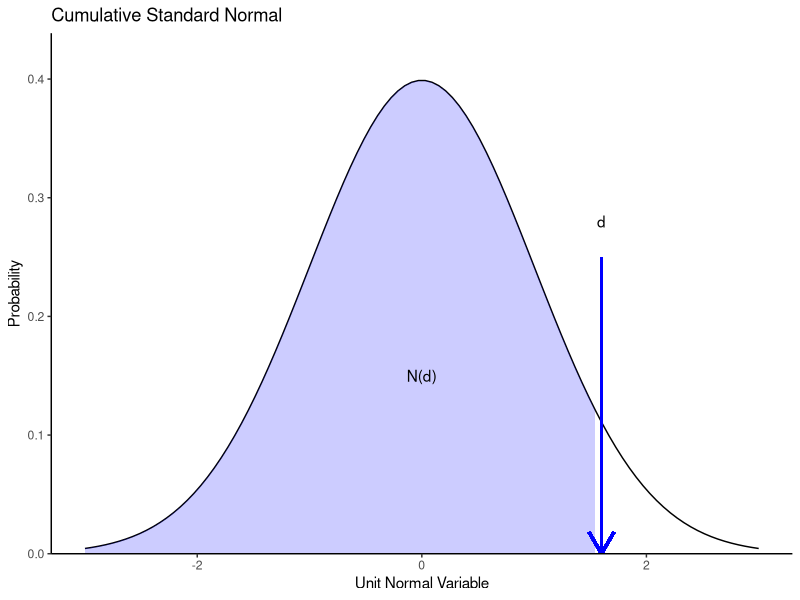

Recreate this plot in R.
## ---- chunk 1
knitr::opts_chunk$set(warning = FALSE, message = FALSE, echo = FALSE)

library(magrittr)
library(dplyr)
library(tidyr)
library(ggplot2)
## ---- chunk 2
library(ggplot2)

x = seq(from = -3, to = 3, length.out = 100)
y = dnorm(x, mean  = 0, sd = 1)
df = data.frame(x, y)

ggplot(data = df, aes(x = x, y = y)) +
  geom_line() +
  xlab('Unit Normal Variable') +
  ylab('Probability') +
  geom_ribbon(
    data = subset(df, x <= 1.6),
    aes(ymax = y),
    ymin = 0,
    fill = "blue",
    colour = NA,
    alpha = 0.2
  ) +
  annotate("text", x = 0, y = 0.15, label = "N(d)") +
  geom_segment(data= df, mapping=aes(x=1.6, y=0.25, xend=1.6, yend=0),
               arrow=arrow(), size = 1, color="blue") +
  annotate("text", x = 1.6, y = 0.28, label = "d") +
  ggtitle('Cumulative Standard Normal') +
  theme_classic() +
  scale_y_continuous(expand = c(0, 0, 0.1, 0)) 
## ---- chunk 3
library(magrittr)
library(knitr)
library(kableExtra)

data.frame(
    V1 = c('All Date', 'One year', '90 days', '30 days'),
    V2 = c('1,257', '251', '90', '30'),
    V3 = c('1.69%', '1.40%', '1.26%', '0.95%'),
    V4 = c('26.85%', '22.20%', '20.04%', '15.05%')
  ) %>% kable(booktabs = T, escape = F, align = "r",
      caption = "Estimates depend on length of return history",
      col.names = c('Data Length', 'N', 'StDev (Daily)', 'StDev (Annualized)')) %>%
  kableExtra::kable_styling(latex_options = c("striped", "hold_position")) 
## ---- chunk 4
data.frame(
    V1 = c('0.25', '0.50', '0.75'),
    V2 = c('0.35%', '0.51%', '0.64%'),
    V3 = c('5.56%', '8.11%', '10.20%')
  ) %>% kable(booktabs = T, escape = F, align = "r",
      caption = "Volatility of Apple returns appeared to be lower later
in the year",
col.names = c('$\\lambda$', 'EWMA (Daily)', 'EWMA (Annualized)')) %>%
  kableExtra::kable_styling(latex_options = c("striped", "hold_position")) 
